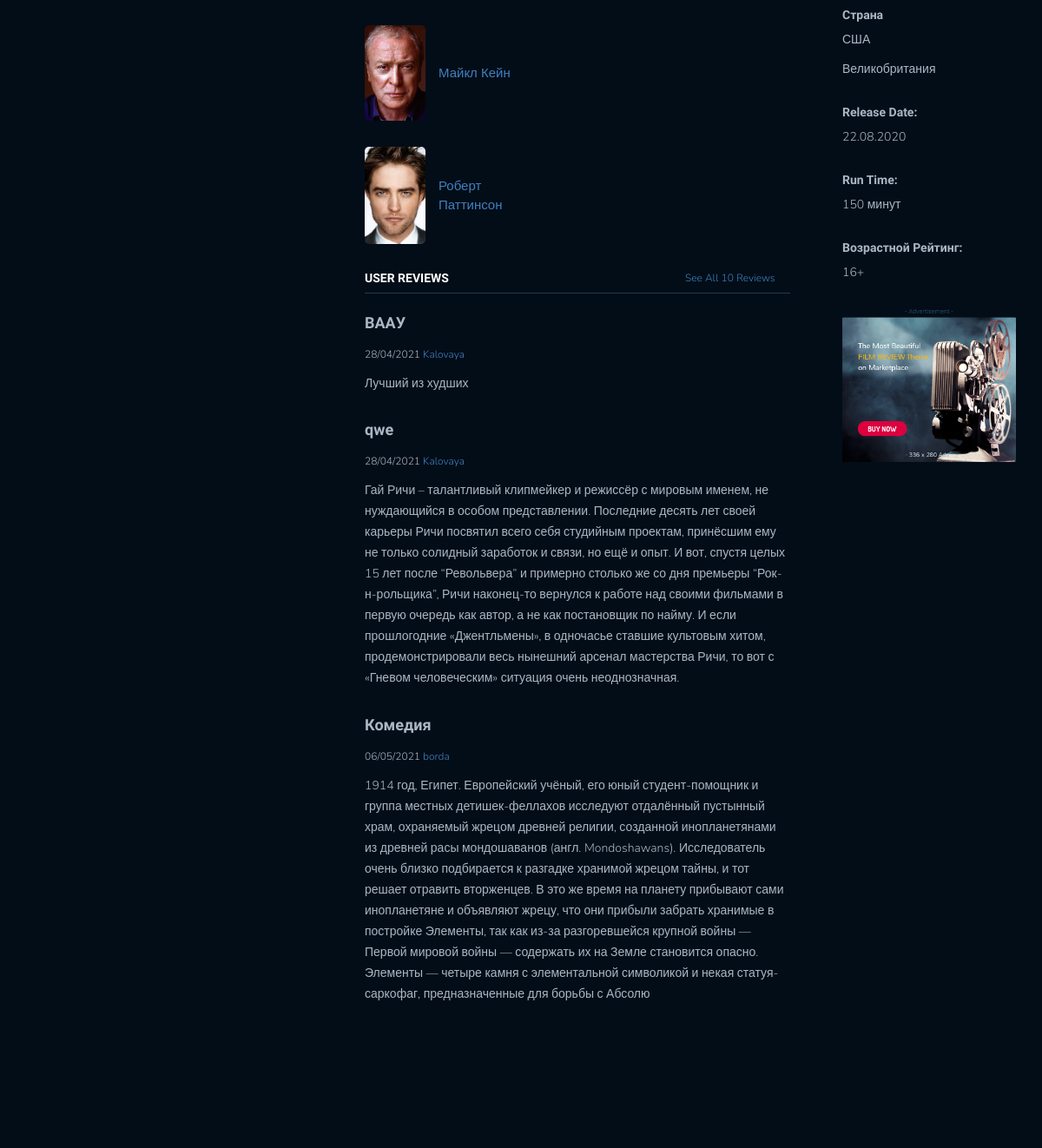
Before: /movie/dovod (middle part) with the older database file.
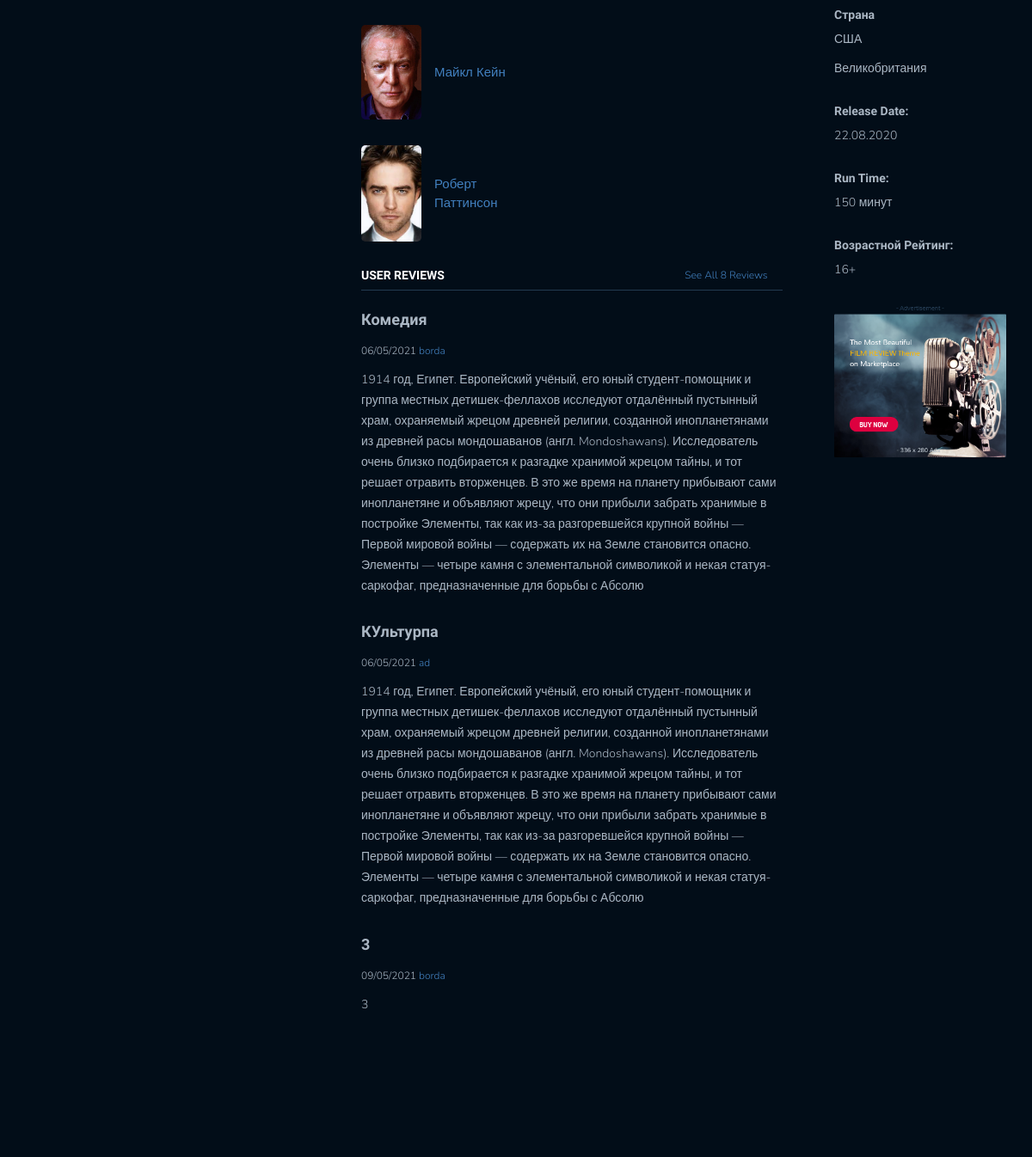
After: the same page with the newer database file.
### film/models.py (models this page shows, shortened)
class Actor(models.Model):
    name = models.CharField(max_length=70)
    slug = models.SlugField(max_length=70,unique=True)
    bio = models.TextField(blank=True)
    date_of_birth = models.DateField(auto_now=False, auto_now_add=False)
    country = models.ForeignKey(Country,on_delete=models.PROTECT)
    photo = models.ImageField(upload_to=photo_path)
    class Meta:
        ordering = ["name"]
    def __str__(self):
        return self.name
    def get_absolute_url(self):
        return reverse("Single_actor",kwargs={"slug":self.slug})

class Review(models.Model):
    title = models.CharField(max_length=70,blank=True)
    content = models.TextField(max_length=700)
    write_date = models.DateTimeField(auto_now_add=True)
    user = models.ForeignKey(User,on_delete=models.CASCADE,default=1)
    movie = models.ForeignKey(film,on_delete=models.CASCADE,default=1)

class Country(models.Model):
    name = models.CharField(max_length=40)
    slug = models.SlugField(max_length=40,unique=True)

class film(models.Model):
    title = models.CharField(max_length=130)
    slug = models.SlugField(max_length=130,unique=True)
    photo = models.ImageField(upload_to=photo_film_path,max_length=1000)
    rating = models.DecimalField(max_digits=2, decimal_places=1)
    content = models.TextField(max_length=600,blank=True)
    actors = models.ManyToManyField(Actor,related_name='actors')
    direc = models.ManyToManyField(Actor,related_name='directors')
    genre = models.ManyToManyField(Genre,blank=True)
    during = models.SlugField(max_length= 10)
    release_date = models.DateField(auto_now=False, auto_now_add=False)
    age_rating = models.ForeignKey(AgeRating,on_delete=models.PROTECT)
    views = models.IntegerField(default=0)
    silka = models.FileField(upload_to=photo_film_path,max_length=500)
    time_add = models.DateTimeField(auto_now_add=True)
    trailer = models.CharField(max_length=300,blank=True)
    country = models.ManyToManyField(Country,related_name='country')

class AgeRating(models.Model):
    age_rating = models.CharField(max_length=10)
    def __str__(self):
        return self.age_rating

### film/views.py (the view, shortened to what this page needs)
# urls.py: path('movie/<str:slug>',SingleMovie.as_view(),name="Single_movie"),
class SingleMovie(DetailView):
    model = film
    template_name = 'filmsingle.html'
    context_object_name = 'single'
    def get_context_data(self, **kwargs):
        context = super().get_context_data()
        context["review"] = Review.objects.filter(movie__slug = self.kwargs["slug"])
        context["form_review"] = FormReview()
        self.object.views = F('views')+1
        self.object.save()
        self.object.refresh_from_db()
        return context

### film/models.py (called while the page is built)
    def get_absolute_url(self):
        return reverse("By_genre", kwargs={"slug":self.slug})

### film/templatetags/FilmsTags.py (called while the page is built)
@ register.simple_tag()
def genres():
    return Genre.objects.all()

@register.simple_tag()
def login():
    return LoginUser()

### film/templates/filmsingle.html (shortened to what this page needs)
{% extends 'base.html'%}
{% load static %}
{% block content %}
<div class="page-single movie-single movie_single">
	<div class="container">
		<div class="row ipad-width2">
			<div class="col-md-8 col-sm-12 col-xs-12">
				<div class="movie-single-ct main-content">
					<div class="movie-tabs">
						<div class="tabs">
						    <div class="tab-content">
						        <div id="overview" class="tab active">
						            <div class="row">
						            	<div class="col-md-8 col-sm-12 col-xs-12">
											<div class="mvcast-item">
												{% for i in single.actors.all %}
													{% if forloop.counter0 < 4 %}
												<div class="cast-it">
													<div class="cast-left">
														<img src="{{i.photo.url}}" width="70" height="70" alt="">
														<a href="{{i.get_absolute_url}}">{{i.name}}</a>
													</div>
												</div>
													{% endif %}
												{% endfor %}
											</div>
											<div class="title-hd-sm">
												<h4>User reviews</h4>
												<a href="#" class="time">See All {{review.count}} Reviews <i class="ion-ios-arrow-right"></i></a>
											</div>
											{% for i in review %}
											{% if forloop.counter0 < 3 %}
												<div class="mv-user-review-item">
													<h3>{{i.title }}</h3>
													<p class="time">
														{{i.write_date|date:"d/m/Y"}}<a href="#"> {{i.user}}</a>
													</p>
													<p>{{i.content}}</p><br>
												</div>
												{% endif %}
											{% endfor %}
						            	</div>
						            	<div class="col-md-4 col-xs-12 col-sm-12">
											<div class="sb-it">
						            			<h6>Страна</h6>
												{% for i in single.country.all %}
						            			<p>{{i.name}}</p>
												{% endfor %}
						            		</div>
						            		<div class="sb-it">
						            			<h6>Release Date:</h6>
						            			<p>{{single.release_date|date:"d.m.Y"}}</p>
						            		</div>
						            		<div class="sb-it">
						            			<h6>Run Time:</h6>
						            			<p>{{single.during}} минут</p>
						            		</div>
						            		<div class="sb-it">
						            			<h6>Возрастной рейтинг:</h6>
						            			<p>{{single.age_rating}}</p>
						            		</div>
						            		<div class="ads">
												<img src="images/uploads/ads1.png" alt="">
											</div>
						            	</div>
						            </div>
						        </div>
						    </div>
						</div>
					</div>
				</div>
			</div>
		</div>
	</div>
</div>
{% endblock %}

### templates/base.html (shortened to what this page needs)
<!DOCTYPE html>
{% load static %}
<html lang="en" class="no-js">
<head>
	<link rel="stylesheet" href="{% static 'css/plugins.css' %}">
	<link rel="stylesheet" href="{% static 'css/filmstyle.css'%}">
</head>
<body>
{% block content %}
{% endblock %}
</body>
</html>

### templates/inc/_nav.html (shortened to what this page needs)
{% load static %}
{% load FilmsTags %}

Changed rows visible on the page:
removed Review: title "ВААУ", write_date "28/04/2021", user "Kalovaya", content "Лучший из худших"
removed Review: title "qwe", write_date "28/04/2021", user "Kalovaya", content "Гай Ричи – талантливый клипмейкер и режиссёр с мировым именем, не нуждающийся в особом представлении. Последние десять лет своей карьеры Ричи посвятил всего себя студийным проектам, принёсшим ему не только солидный заработок и связи, но ещё и опыт. И вот, спустя целых 15 лет после “Револьвера” и примерно столько же со дня премьеры “Рок-н-рольщика”, Ричи наконец-то вернулся к работе над своими фильмами в первую очередь как автор, а не как постановщик по найму. И если прошлогодние «Джентльмены», в одночасье ставшие культовым хитом, продемонстрировали весь нынешний арсенал мастерства Ричи, то вот с «Гневом человеческим» ситуация очень неоднозначная."
now on this page (row unchanged): Review: title "КУльтурпа", write_date "06/05/2021", user "ad", content "1914 год, Египет. Европейский учёный, его юный студент-помощник и группа местных детишек-феллахов исследуют отдалённый пустынный храм, охраняемый жрецом древней религии, созданной инопланетянами из древней расы мондошаванов (англ. Mondoshawans). Исследователь очень близко подбирается к разгадке хранимой жрецом тайны, и тот решает отравить вторженцев. В это же время на планету прибывают сами инопланетяне и объявляют жрецу, что они прибыли забрать хранимые в постройке Элементы, так как из-за разгоревшейся крупной войны — Первой мировой войны — содержать их на Земле становится опасно. Элементы — четыре камня с элементальной символикой и некая статуя-саркофаг, предназначенные для борьбы с Абсолю"
now on this page (row unchanged): Review: title "3", write_date "09/05/2021", user "borda", content "3"
Other visible differences:
{{ review.count }}: "10" → "8"
